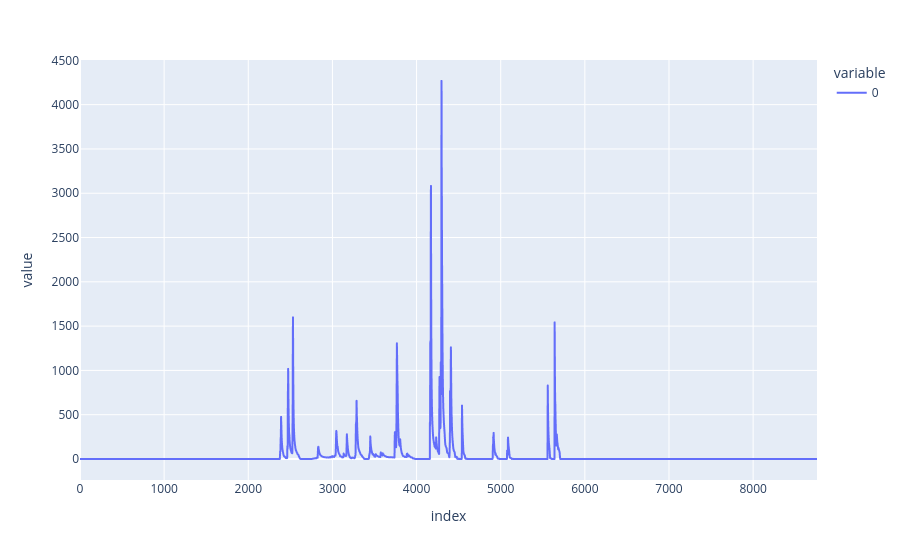

The notebook cell this image was saved under:
### Code cell
px.line(baseline.overland_flow.isel( x=outlet_x, y=outlet_y))

### Figure 1 — Plotly figure (JSON) as saved in the notebook; plotly's stock layout.template omitted (floating-point values rounded to 4 significant figures; data arrays with more than 128 entries replaced by an {"elided": "..."} marker saying what was removed)
{"data": [{"hovertemplate": "variable=0<br>index=%{x}<br>value=%{y}<extra></extra>", "legendgroup": "0", "line": {"color": "#636efa", "dash": "solid"}, "marker": {"symbol": "circle"}, "mode": "lines", "name": "0", "showlegend": true, "type": "scattergl", "x": {"elided": "8760 int values"}, "xaxis": "x", "y": {"elided": "8760 float values"}, "yaxis": "y"}], "layout": {"legend": {"title": {"text": "variable"}, "tracegroupgap": 0}, "margin": {"t": 60}, "xaxis": {"anchor": "y", "domain": [0, 1], "title": {"text": "index"}}, "yaxis": {"anchor": "x", "domain": [0, 1], "title": {"text": "value"}}}}
